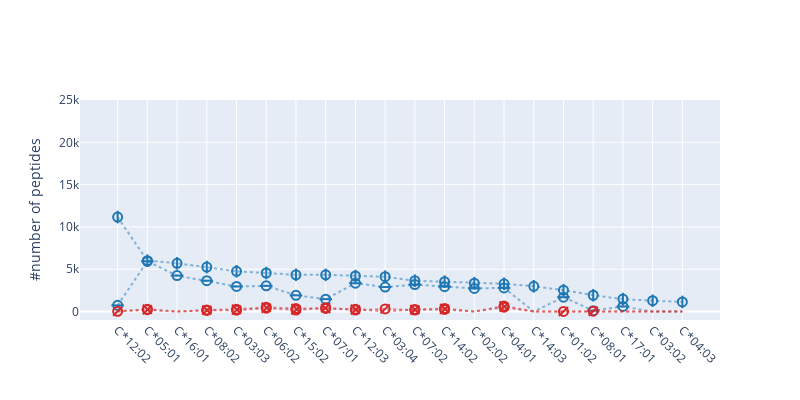

Notebook code cell kept with this figure:
### Markdown cell above
## Dataset contents locus C

### Code cell
fig = plot(all_alleles_all_datasets, "C")

fig.update_layout(width=800, yaxis_title="#number of peptides", showlegend=True)

### Figure 1 — Plotly figure (JSON) as saved in the notebook; plotly's stock layout.template omitted (floating-point values rounded to 4 significant figures)
{"data": [{"line": {"color": "#1F77B4", "dash": "dot"}, "marker": {"color": ["#1F77B4", "#1F77B4", "#1F77B4", "#1F77B4", "#1F77B4", "#1F77B4", "#1F77B4", "#1F77B4", "#1F77B4", "#1F77B4", "#1F77B4", "#1F77B4", "#1F77B4", "#1F77B4", "#1F77B4", "#1F77B4", "#1F77B4", "#1F77B4", "#1F77B4", "#1F77B4"], "line": {"width": 1}, "size": 0, "symbol": ["line-ns", "line-ns", "line-ns", "line-ns", "line-ns", "line-ns", "line-ns", "line-ns", "line-ns", "line-ns", "line-ns", "line-ns", "line-ns", "line-ns", "line-ns", "line-ns", "line-ns", "line-ns", "line-ns", "line-ns"]}, "mode": "lines", "name": "MHCFlurry2.0_MS", "opacity": 0.5, "type": "scatter", "x": ["C*12:02", "C*05:01", "C*16:01", "C*08:02", "C*03:03", "C*06:02", "C*15:02", "C*07:01", "C*12:03", "C*03:04", "C*07:02", "C*14:02", "C*02:02", "C*04:01", "C*14:03", "C*01:02", "C*08:01", "C*17:01", "C*03:02", "C*04:03"], "y": [11168, 6010, 5702, 5253, 4755, 4555, 4338, 4334, 4199, 4116, 3640, 3534, 3353, 3279, 2986, 2523, 1925, 1468, 1277, 1133]}, {"line": {"color": "#1F77B4", "dash": "dot"}, "marker": {"color": ["#1F77B4", "#1F77B4", "#1F77B4", "#1F77B4", "#1F77B4", "#1F77B4", "#1F77B4", "#1F77B4", "#1F77B4", "#1F77B4", "#1F77B4", "#1F77B4", "#1F77B4", "#1F77B4", "#1F77B4", "#1F77B4", "#1F77B4", "#1F77B4", "#1F77B4", "#1F77B4"], "line": {"width": 2}, "size": 9, "symbol": ["line-ns", "line-ns", "line-ns", "line-ns", "line-ns", "line-ns", "line-ns", "line-ns", "line-ns", "line-ns", "line-ns", "line-ns", "line-ns", "line-ns", "line-ns", "line-ns", "line-ns", "line-ns", "line-ns", "line-ns"]}, "mode": "markers", "name": "MHCFlurry2.0_MS", "opacity": 1, "type": "scatter", "x": ["C*12:02", "C*05:01", "C*16:01", "C*08:02", "C*03:03", "C*06:02", "C*15:02", "C*07:01", "C*12:03", "C*03:04", "C*07:02", "C*14:02", "C*02:02", "C*04:01", "C*14:03", "C*01:02", "C*08:01", "C*17:01", "C*03:02", "C*04:03"], "y": [11168, 6010, 5702, 5253, 4755, 4555, 4338, 4334, 4199, 4116, 3640, 3534, 3353, 3279, 2986, 2523, 1925, 1468, 1277, 1133]}, {"line": {"color": "#1F77B4", "dash": "dot"}, "marker": {"color": ["#1F77B4", "#1F77B4", "#1F77B4", "#1F77B4", "#1F77B4", "#1F77B4", "#1F77B4", "#1F77B4", "#1F77B4", "#1F77B4", "#1F77B4", "#1F77B4", "#1F77B4", "#1F77B4", "#1F77B4", "#1F77B4", "#1F77B4", "#1F77B4", "#1F77B4", "#1F77B4"], "line": {"width": 2}, "size": 9, "symbol": "circle-open"}, "mode": "markers", "name": "MHCFlurry2.0_MS", "opacity": 1, "type": "scatter", "x": ["C*12:02", "C*05:01", "C*16:01", "C*08:02", "C*03:03", "C*06:02", "C*15:02", "C*07:01", "C*12:03", "C*03:04", "C*07:02", "C*14:02", "C*02:02", "C*04:01", "C*14:03", "C*01:02", "C*08:01", "C*17:01", "C*03:02", "C*04:03"], "y": [11168, 6010, 5702, 5253, 4755, 4555, 4338, 4334, 4199, 4116, 3640, 3534, 3353, 3279, 2986, 2523, 1925, 1468, 1277, 1133]}, {"line": {"color": "#1F77B4", "dash": "dot"}, "marker": {"color": ["#1F77B4", "#1F77B4", "#1F77B4", "#1F77B4", "#1F77B4", "#1F77B4", "#1F77B4", "#1F77B4", "#1F77B4", "#1F77B4", "#1F77B4", "#1F77B4", "#1F77B4", "#1F77B4", "#1F77B4", "#1F77B4", "#1F77B4", "#1F77B4", "#1F77B4", "#1F77B4"], "line": {"width": 1}, "size": 0, "symbol": ["line-ew", "line-ew", "line-ew", "line-ew", "line-ew", "line-ew", "line-ew", "line-ew", "line-ew", "line-ew", "line-ew", "line-ew", "line-ew", "line-ew", "line-ew", "line-ew", "line-ew", "line-ew", "line-ew", "line-ew"]}, "mode": "lines", "name": "NetMHCpan4.1_MS", "opacity": 0.5, "type": "scatter", "x": ["C*12:02", "C*05:01", "C*16:01", "C*08:02", "C*03:03", "C*06:02", "C*15:02", "C*07:01", "C*12:03", "C*03:04", "C*07:02", "C*14:02", "C*02:02", "C*04:01", "C*14:03", "C*01:02", "C*08:01", "C*17:01", "C*03:02", "C*04:03"], "y": [730, 5943, 4247, 3647, 2961, 3037, 1917, 1462, 3349, 2893, 3190, 2942, 2733, 2795, 0, 1700, 101, 602, 0, 0]}, {"line": {"color": "#1F77B4", "dash": "dot"}, "marker": {"color": ["#1F77B4", "#1F77B4", "#1F77B4", "#1F77B4", "#1F77B4", "#1F77B4", "#1F77B4", "#1F77B4", "#1F77B4", "#1F77B4", "#1F77B4", "#1F77B4", "#1F77B4", "#1F77B4", "#1F77B4", "#1F77B4", "#1F77B4"], "line": {"width": 2}, "size": 9, "symbol": ["line-ew", "line-ew", "line-ew", "line-ew", "line-ew", "line-ew", "line-ew", "line-ew", "line-ew", "line-ew", "line-ew", "line-ew", "line-ew", "line-ew", "line-ew", "line-ew", "line-ew"]}, "mode": "markers", "name": "NetMHCpan4.1_MS", "opacity": 1, "type": "scatter", "x": ["C*12:02", "C*05:01", "C*16:01", "C*08:02", "C*03:03", "C*06:02", "C*15:02", "C*07:01", "C*12:03", "C*03:04", "C*07:02", "C*14:02", "C*02:02", "C*04:01", "C*01:02", "C*08:01", "C*17:01"], "y": [730, 5943, 4247, 3647, 2961, 3037, 1917, 1462, 3349, 2893, 3190, 2942, 2733, 2795, 1700, 101, 602]}, {"line": {"color": "#1F77B4", "dash": "dot"}, "marker": {"color": ["#1F77B4", "#1F77B4", "#1F77B4", "#1F77B4", "#1F77B4", "#1F77B4", "#1F77B4", "#1F77B4", "#1F77B4", "#1F77B4", "#1F77B4", "#1F77B4", "#1F77B4", "#1F77B4", "#1F77B4", "#1F77B4", "#1F77B4"], "line": {"width": 2}, "size": 9, "symbol": "circle-open"}, "mode": "markers", "name": "NetMHCpan4.1_MS", "opacity": 1, "type": "scatter", "x": ["C*12:02", "C*05:01", "C*16:01", "C*08:02", "C*03:03", "C*06:02", "C*15:02", "C*07:01", "C*12:03", "C*03:04", "C*07:02", "C*14:02", "C*02:02", "C*04:01", "C*01:02", "C*08:01", "C*17:01"], "y": [730, 5943, 4247, 3647, 2961, 3037, 1917, 1462, 3349, 2893, 3190, 2942, 2733, 2795, 1700, 101, 602]}, {"line": {"color": "#D62728", "dash": "dot"}, "marker": {"color": ["#D62728", "#D62728", "#D62728", "#D62728", "#D62728", "#D62728", "#D62728", "#D62728", "#D62728", "#D62728", "#D62728", "#D62728", "#D62728", "#D62728", "#D62728", "#D62728", "#D62728", "#D62728", "#D62728", "#D62728"], "line": {"width": 1}, "size": 0, "symbol": ["line-ne", "line-ne", "line-ne", "line-ne", "line-ne", "line-ne", "line-ne", "line-ne", "line-ne", "line-ne", "line-ne", "line-ne", "line-ne", "line-ne", "line-ne", "line-ne", "line-ne", "line-ne", "line-ne", "line-ne"]}, "mode": "lines", "name": "MHCFlurry2.0_BA", "opacity": 0.5, "type": "scatter", "x": ["C*12:02", "C*05:01", "C*16:01", "C*08:02", "C*03:03", "C*06:02", "C*15:02", "C*07:01", "C*12:03", "C*03:04", "C*07:02", "C*14:02", "C*02:02", "C*04:01", "C*14:03", "C*01:02", "C*08:01", "C*17:01", "C*03:02", "C*04:03"], "y": [27, 220, 0, 135, 165, 398, 181, 441, 172, 314, 180, 243, 0, 521, 0, 9, 42, 0, 0, 0]}, {"line": {"color": "#D62728", "dash": "dot"}, "marker": {"color": ["#D62728", "#D62728", "#D62728", "#D62728", "#D62728", "#D62728", "#D62728", "#D62728", "#D62728", "#D62728", "#D62728", "#D62728", "#D62728", "#D62728"], "line": {"width": 2}, "size": 9, "symbol": ["line-ne", "line-ne", "line-ne", "line-ne", "line-ne", "line-ne", "line-ne", "line-ne", "line-ne", "line-ne", "line-ne", "line-ne", "line-ne", "line-ne"]}, "mode": "markers", "name": "MHCFlurry2.0_BA", "opacity": 1, "type": "scatter", "x": ["C*12:02", "C*05:01", "C*08:02", "C*03:03", "C*06:02", "C*15:02", "C*07:01", "C*12:03", "C*03:04", "C*07:02", "C*14:02", "C*04:01", "C*01:02", "C*08:01"], "y": [27, 220, 135, 165, 398, 181, 441, 172, 314, 180, 243, 521, 9, 42]}, {"line": {"color": "#D62728", "dash": "dot"}, "marker": {"color": ["#D62728", "#D62728", "#D62728", "#D62728", "#D62728", "#D62728", "#D62728", "#D62728", "#D62728", "#D62728", "#D62728", "#D62728", "#D62728", "#D62728"], "line": {"width": 2}, "size": 9, "symbol": "circle-open"}, "mode": "markers", "name": "MHCFlurry2.0_BA", "opacity": 1, "type": "scatter", "x": ["C*12:02", "C*05:01", "C*08:02", "C*03:03", "C*06:02", "C*15:02", "C*07:01", "C*12:03", "C*03:04", "C*07:02", "C*14:02", "C*04:01", "C*01:02", "C*08:01"], "y": [27, 220, 135, 165, 398, 181, 441, 172, 314, 180, 243, 521, 9, 42]}, {"line": {"color": "#D62728", "dash": "dot"}, "marker": {"color": ["#D62728", "#D62728", "#D62728", "#D62728", "#D62728", "#D62728", "#D62728", "#D62728", "#D62728", "#D62728", "#D62728", "#D62728", "#D62728", "#D62728", "#D62728", "#D62728", "#D62728", "#D62728", "#D62728", "#D62728"], "line": {"width": 1}, "size": 0, "symbol": ["line-nw", "line-nw", "line-nw", "line-nw", "line-nw", "line-nw", "line-nw", "line-nw", "line-nw", "line-nw", "line-nw", "line-nw", "line-nw", "line-nw", "line-nw", "line-nw", "line-nw", "line-nw", "line-nw", "line-nw"]}, "mode": "lines", "name": "NetMHCpan4.1_BA", "opacity": 0.5, "type": "scatter", "x": ["C*12:02", "C*05:01", "C*16:01", "C*08:02", "C*03:03", "C*06:02", "C*15:02", "C*07:01", "C*12:03", "C*03:04", "C*07:02", "C*14:02", "C*02:02", "C*04:01", "C*14:03", "C*01:02", "C*08:01", "C*17:01", "C*03:02", "C*04:03"], "y": [0, 273, 0, 187, 265, 508, 353, 361, 272, 0, 243, 359, 0, 652, 0, 0, 0, 0, 0, 0]}, {"line": {"color": "#D62728", "dash": "dot"}, "marker": {"color": ["#D62728", "#D62728", "#D62728", "#D62728", "#D62728", "#D62728", "#D62728", "#D62728", "#D62728", "#D62728"], "line": {"width": 2}, "size": 9, "symbol": ["line-nw", "line-nw", "line-nw", "line-nw", "line-nw", "line-nw", "line-nw", "line-nw", "line-nw", "line-nw"]}, "mode": "markers", "name": "NetMHCpan4.1_BA", "opacity": 1, "type": "scatter", "x": ["C*05:01", "C*08:02", "C*03:03", "C*06:02", "C*15:02", "C*07:01", "C*12:03", "C*07:02", "C*14:02", "C*04:01"], "y": [273, 187, 265, 508, 353, 361, 272, 243, 359, 652]}, {"line": {"color": "#D62728", "dash": "dot"}, "marker": {"color": ["#D62728", "#D62728", "#D62728", "#D62728", "#D62728", "#D62728", "#D62728", "#D62728", "#D62728", "#D62728"], "line": {"width": 2}, "size": 9, "symbol": "circle-open"}, "mode": "markers", "name": "NetMHCpan4.1_BA", "opacity": 1, "type": "scatter", "x": ["C*05:01", "C*08:02", "C*03:03", "C*06:02", "C*15:02", "C*07:01", "C*12:03", "C*07:02", "C*14:02", "C*04:01"], "y": [273, 187, 265, 508, 353, 361, 272, 243, 359, 652]}], "layout": {"height": 400, "showlegend": false, "width": 800, "xaxis": {"dtick": 1.2, "tick0": 0, "tickangle": 45}, "yaxis": {"range": [-1000, 25000], "title": {"text": "#number of peptides"}}}}
